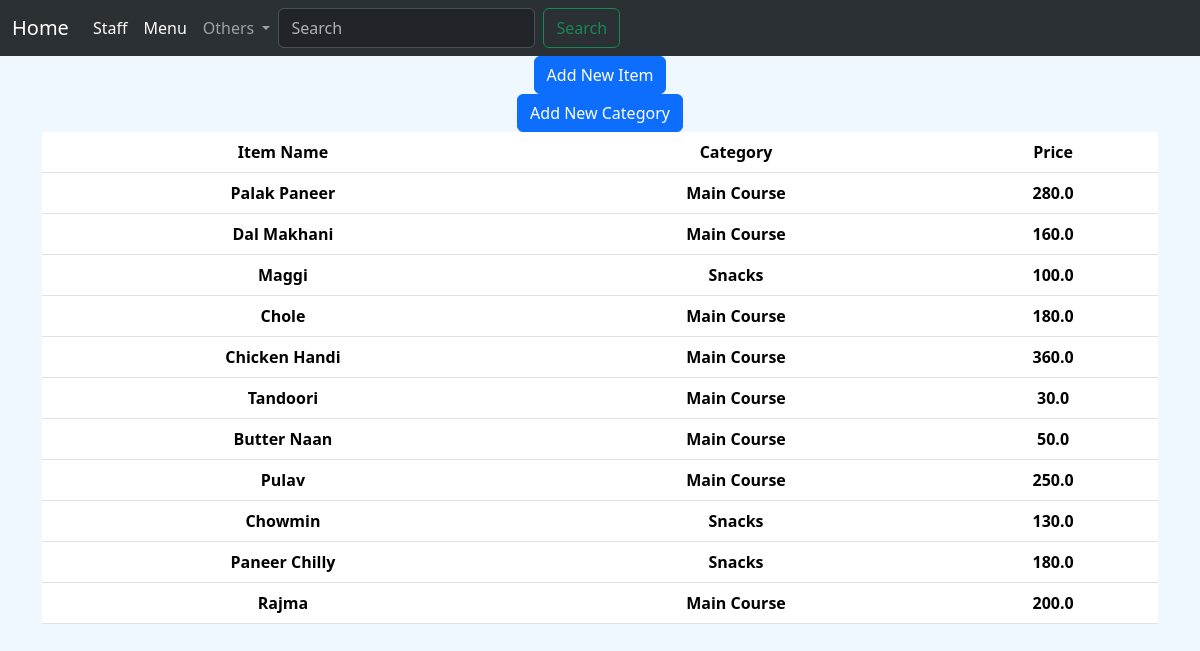
Page /menu_mgmt on the committed database.
### menu/models.py (models this page shows, shortened)
class Menu(models.Model):
    category=models.ForeignKey(Category,on_delete=models.CASCADE)
    item=models.CharField(unique=True,max_length=25)
    item_desc=models.CharField(max_length=120)
    price=models.FloatField()

class Category(models.Model):
    category=models.CharField(max_length=20,unique=True)
    def __str__(self):
        return self.category

### pos/views.py (the view, shortened to what this page needs)
# urls.py: path('menu_mgmt',menu_manage,name='menu_manage'),
def menu_manage(request):
    data=Menu.objects.all()
    my_menu=MyMenu(request.GET)
    new_cat=category_new(request.GET)
    select_cat=category_select(request.GET)
    if new_cat.is_valid():
        cat=request.GET.get('category_new')
        if cat:
            x=Category.objects.create(category=cat)
            x.save()#new category is added in menu
            return redirect('menu_manage')
    return render(request,'menu_manage.html',{'data':data,'form1':select_cat,'form2':my_menu,'form3':new_cat})

### restaurents/forms.py
class category_select(forms.Form):
    category=forms.ModelChoiceField(queryset=Category.objects.all(),empty_label="select category")

class MyMenu(forms.Form):
    item_name=forms.CharField(max_length=25,required=True)
    item_price=forms.FloatField(required=True)

### templates/menu_manage.html (shortened to what this page needs)
{%extends 'base2.html'%}
{%block page%}
<div><div style="display: flex;
    justify-content: center;
    align-items: center;" ><button type="button" class="btn btn-primary" data-bs-toggle="modal" data-bs-target="#exampleModal">
    Add New Item</button></div>
      </div>
      <div><div style="display: flex;
        justify-content: center;
        align-items: center;" ><button type="button" class="btn btn-primary" data-bs-toggle="modal" data-bs-target="#exampleModal2">
        Add New Category</button></div>
          </div>
<div class="container text-center">
    <div class="row justify-content-start">
      <div  class="content-table col-12">
<table class="table">
    <thead>
        <tr>
            <th scope="col">Item Name</th>
            <th scope="col">Category</th>
            <th scope="col">Price</th>
        </tr>
    </thead>
    <tbody>
    {% for i in data%}
    <tr>
        <th scope="col">{{i.item}}</th>
        <th scope="col">{{i.category.category}}</th>
        <th scope="col">{{i.price}}</th>
    </tr>
    {%endfor%}
</tbody>
</table>
</div></div></div>
{% endblock page%}

### rows in the picture
Menu: item "Palak Paneer", category.category "Main Course", price "280.0"
Menu: item "Dal Makhani", category.category "Main Course", price "160.0"
Menu: item "Maggi", category.category "Snacks", price "100.0"
Menu: item "Chole", category.category "Main Course", price "180.0"
Menu: item "Chicken Handi", category.category "Main Course", price "360.0"
Menu: item "Tandoori", category.category "Main Course", price "30.0"
Menu: item "Butter Naan", category.category "Main Course", price "50.0"
Menu: item "Pulav", category.category "Main Course", price "250.0"
Menu: item "Chowmin", category.category "Snacks", price "130.0"
Menu: item "Paneer Chilly", category.category "Snacks", price "180.0"
Menu: item "Rajma", category.category "Main Course", price "200.0"
